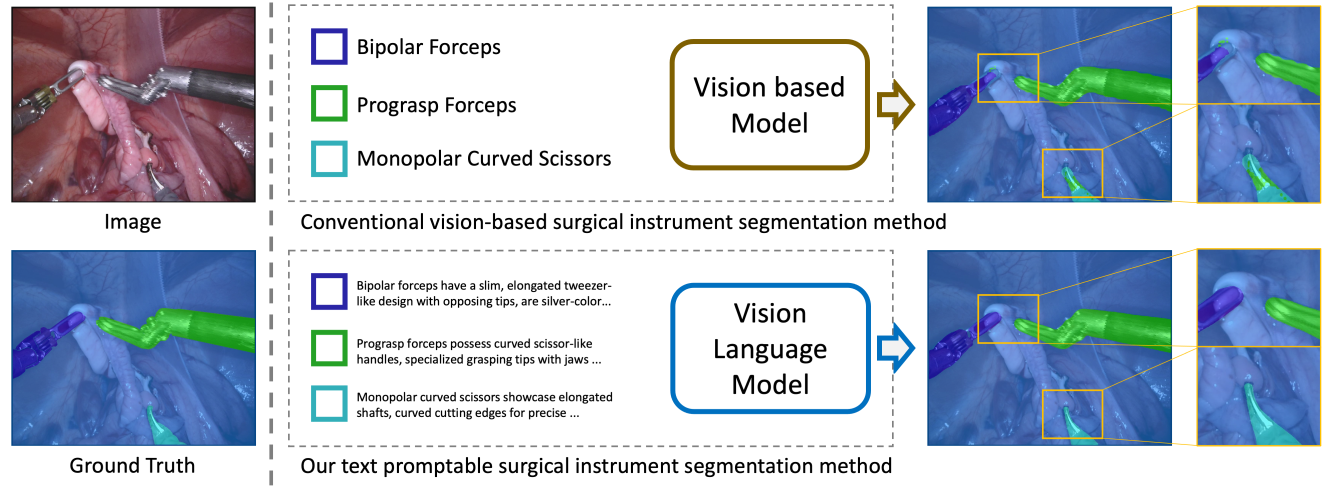
#> input picture assets/motivation.png, 4000 x 1474 px, given as the content of the folder ../assets/autolaparo/imgs/train, which was not available (shown at 1/3 size)
$ python prepare_autolaparo.py ../assets ../assets/motivation.png
#> lines starting #> are read from the running program, lines starting #| are printed output that depends on the picture; after the words box and inside, x2 and y2 are one past the last pixel; in counts of white or black regions, pixels touching at a corner belong together; pictures that were not available may be replaced by others from this repository, and a replacement may not be noted
import os
import sys
import cv2
import json
import numpy as np

class2sents = {
    'background': [
        'background',
        'the area represented by the black background.',
        'background tissues are the tissues that surround the surgical site.',
    ],
    'instrument': [
        'instrument',
        'the area represented by the abdominal wall.',
        'instruments in endoscopic surgery typically exhibit elongated designs, specialized tips or jaws for specific functions, ergonomic handles for precise control, and insulated shafts to minimize energy transmission or tissue damage.',
    ],
    'shaft': [
        'shaft',
        'the area represented by the shaft of the instrument.',
        'the shaft of an instrument in endoscopic surgery generally appears as a long, slender structure, often insulated, providing a connection between the ergonomic handle and the specialized tip or jaw for precise surgical maneuvers.',
    ],
    'manipulator': [
        'manipulator',
        'the area represented by the manipulator of the instrument.',
        'the manipulator shines with its metallic surface, characterized by a sleek, elongated shaft and specialized ends, designed to move or adjust internal tissues or organs, contrasting starkly with the body\'s organic textures.',
    ],
    'grasping_forceps': [
        'grasping forceps',
        'the area represented by the grasping forceps.',
        'grasping forceps emerge as long, slender, metallic instruments with clamping jaws at the tip, intended for grasping and retrieval, and their reflective body contrasts notably with the surrounding soft tissues.',
    ],
    'ligasure': [
        'ligasure',
        'the area represented by the ligasure.',
        'the Ligasure stands out with its sleek, elongated design and specialized tips, showcasing a blend of metal and plastic materials, designed specifically for tissue coagulation and division, offering a distinct contrast to the body\'s organic structures.',
    ],
    'dissecting_and_grasping_forceps': [
        'dissecting and grasping forceps',
        'the area represented by the dissecting and grasping forceps.',
        'dissecting and grasping forceps present with elongated metallic forms, where the former showcases precise, slender jaws for delicate tissue separation, and the latter displays broader jaws for holding or pinching, both standing out distinctly amidst the organic backdrop.',
    ],
    'electric_hook': [
        'electric hook',
        'the area represented by the electric hook.',
        'the electric hook emerges with a slender metallic form and a curved, pointed tip, capable of producing an electrical arc when activated, offering a noticeable contrast to the body\'s softer internal textures.',
    ],
    'uterus': [
        'uterus',
        'the area represented by the uterus.',
        'the uterus presents itself as a muscular, pear-shaped structure with a surface ranging from smooth to slightly textured, and its reddish-pink coloration can fluctuate based on blood circulation.',
    ],
}


def get_one_sample(root_dir, image_file, image_path, save_dir, mask,
                   class_name):
    if '.jpg' in image_file:
        suffix = '.jpg'
    elif '.png' in image_file:
        suffix = '.png'
    mask_path = os.path.join(
        save_dir,
        image_file.replace(suffix, '') + '_{}.png'.format(class_name))
    cv2.imwrite(mask_path, mask)
    cris_data = {
        'img_path': image_path.replace(root_dir, ''),
        'mask_path': mask_path.replace(root_dir, ''),
        'num_sents': len(class2sents[class_name]),
        'sents': class2sents[class_name],
    }
    return cris_data


def process(root_dir, cris_data_file):
#> called with root_dir = '../assets', cris_data_file = '../assets/motivation.png'
    cris_data_list = []
    data_type = os.getenv('DATA_TYPE', 'train')
    if data_type == 'train':
        img_dir = os.path.join(root_dir, 'autolaparo/imgs/train')
        cris_masks_dir = os.path.join(
            root_dir, 'cris_masks/autolaparo/imgs/train')
    elif data_type == 'val':
        img_dir = os.path.join(root_dir, 'autolaparo/imgs/val')
        cris_masks_dir = os.path.join(
            root_dir, 'cris_masks/autolaparo/imgs/val')
    elif data_type == 'test':
        img_dir = os.path.join(root_dir, 'autolaparo/imgs/test')
        cris_masks_dir = os.path.join(
            root_dir, 'cris_masks/autolaparo/imgs/test')
    if not os.path.exists(cris_masks_dir):
        os.makedirs(cris_masks_dir)
    for image_file in os.listdir(img_dir):
        image_path = os.path.join(img_dir, image_file)
        print(image_path)
        image = cv2.imread(image_path)
#> image is the input picture: shape (1474, 4000, 3); mean B, G, R 205.7, 190.1, 179.7
        mask_path = image_path.replace(
            'autolaparo/imgs', 'autolaparo/masks').replace('.jpg', '.png')
        mask = cv2.imread(mask_path)
        mask = mask[:, :, 0]
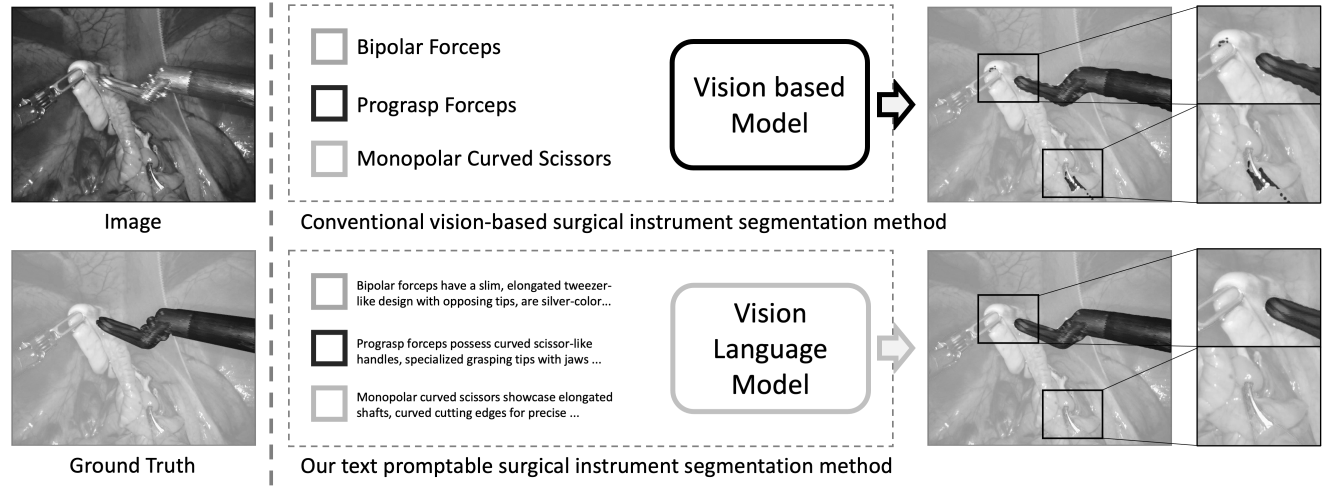
#> mask: shape (1474, 4000) (shown at 1/3 size); min 0, max 255, mean 205.7

        for class_id, class_name in enumerate(class2sents.keys()):
            if class_name == 'background':
                target_mask = (mask == 0) * 255
            elif class_name == 'instrument':
                target_mask = np.logical_and((mask != 0), (mask != 180)) * 255
            elif class_name == 'shaft':
                target_mask = np.logical_or(np.logical_or(
                    (mask == 40), (mask == 80)), np.logical_or((mask == 120), (mask == 160))) * 255
            elif class_name == 'manipulator':
                target_mask = np.logical_or(np.logical_or(
                    (mask == 20), (mask == 60)), np.logical_or((mask == 100), (mask == 140))) * 255
            elif class_name == 'grasping_forceps':
                target_mask = np.logical_or((mask == 20), (mask == 40)) * 255
            elif class_name == 'ligasure':
                target_mask = np.logical_or((mask == 60), (mask == 80)) * 255
            elif class_name == 'dissecting_and_grasping_forceps':
                target_mask = np.logical_or((mask == 100), (mask == 120)) * 255
            elif class_name == 'electric_hook':
                target_mask = np.logical_or((mask == 140), (mask == 160)) * 255
            elif class_name == 'uterus':
                target_mask = (mask == 180) * 255
            if target_mask.sum() != 0:
                cris_data_list.append(
                    get_one_sample(root_dir, image_file, image_path,
                                   cris_masks_dir,
                                   target_mask,
                                   class_name))
#> this loop made 9 passes
#> pass 1, in process, `target_mask = (mask == 0) * 255`:
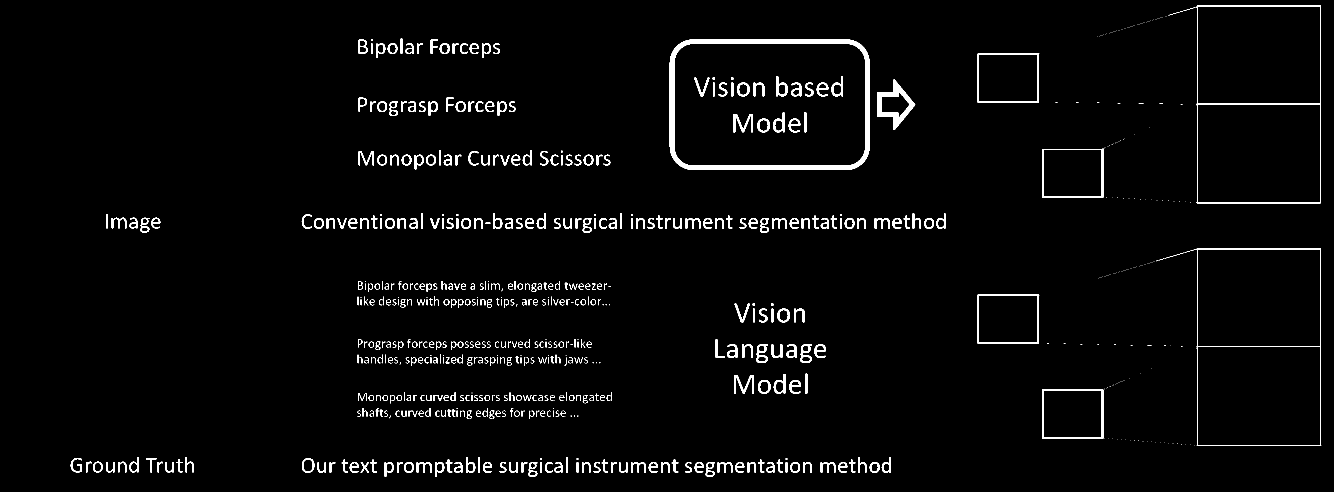
#> target_mask: shape (1474, 4000) int64 (shown at 1/3 size); 2.4% white; 794 white regions (306 under 20 px), largest, box (x1, y1, x2, y2) and area: (2009, 118, 2609, 510) 24989, (3571, 745, 3964, 1338) 5562, (3587, 16, 3963, 610) 5551
#> pass 2, in process, `target_mask = np.logical_and((mask != 0), (mask != 180)) * 255`:
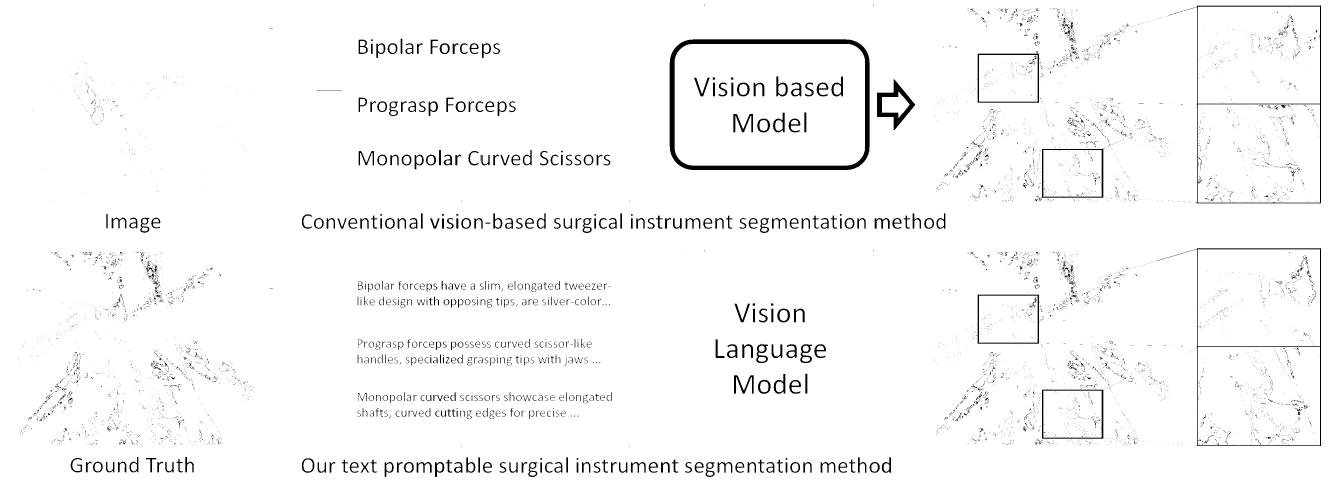
#> target_mask: shape (1474, 4000) int64 (shown at 1/3 size); 97.1% white; 9344 black regions (8650 under 20 px), largest, box (x1, y1, x2, y2) and area: (2009, 118, 2609, 510) 24995, (3571, 745, 3964, 1338) 5563, (3587, 16, 3963, 610) 5552
#> after the loop, cris_data_list = 9 items

    with open(os.path.join(root_dir, cris_data_file), 'w') as f:
        json.dump(cris_data_list, f)


if __name__ == '__main__':
    root_dir = sys.argv[1]
    cris_data_file = sys.argv[2]
    process(root_dir, cris_data_file)
